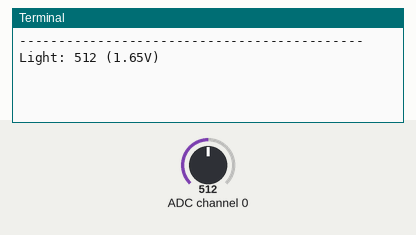
Simulated run of this program. Board: Raspberry Pi (BCM pin numbers). Shown: the last lines printed to the terminal. The test bench sets the inputs (shaded band); at power-on: ADC channel 0 = 512 (analog values on the 0–1023 scale).

Above: at 1.2 s.
1.3 s: ADC channel 0 set to 716
At 5.4 s:
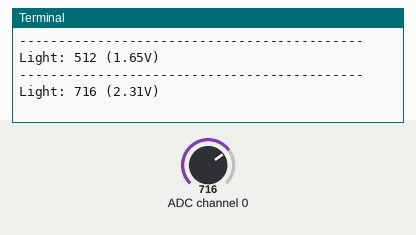
7.3 s: ADC channel 0 set to 900
At 10.4 s:
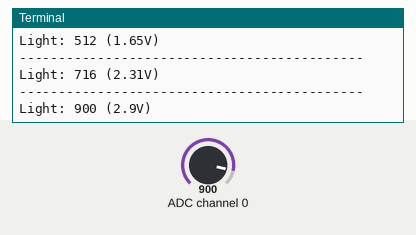
Timing chart, 0 to 11.9 s (numbered marks = the images above; inputs shaded):
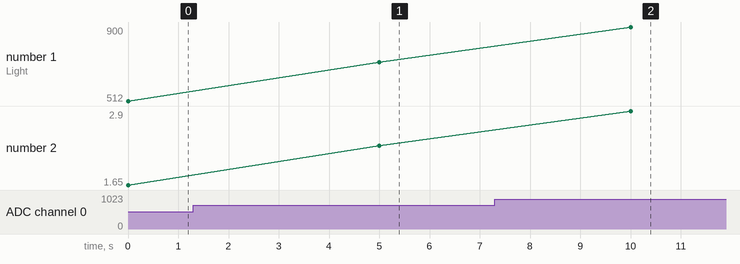

Measured:
- after the input at 1.3 s, the terminal: prints a new line after 3.7 s (image 1)
- after the input at 7.3 s, the terminal: prints a new line after 2.7 s (image 2)
- plotted number 1: 512 → 716 after the input at 1.3 s, 716 → 900 after the input at 7.3 s
- plotted number 2: 1.65 → 2.31 after the input at 1.3 s, 2.31 → 2.9 after the input at 7.3 s

The program:

rpi-lightsensor.py
```python
#!/usr/bin/python

import spidev
import time
import os

# Open SPI bus
spi = spidev.SpiDev()
spi.open(0,0)
spi.max_speed_hz=1000000

# Function to read SPI data from MCP3008 chip
# Channel must be an integer 0-7
def ReadChannel(channel):
  adc = spi.xfer2([1,(8+channel)<<4,0])
  data = ((adc[1]&3) << 8) + adc[2]
  return data

# Function to convert data to voltage level,
# rounded to specified number of decimal places.
def ConvertVolts(data,places):
  volts = (data * 3.3) / float(1023)
  volts = round(volts,places)
  return volts

# Function to calculate temperature from
# TMP36 data, rounded to specified
# number of decimal places.
def ConvertTemp(data,places):

  # ADC Value
  # (approx)  Temp  Volts
  #    0      -50    0.00
  #   78      -25    0.25
  #  155        0    0.50
  #  233       25    0.75
  #  310       50    1.00
  #  465      100    1.50
  #  775      200    2.50
  # 1023      280    3.30

  temp = ((data * 330)/float(1023))-50
  temp = round(temp,places)
  return temp

# Define sensor channels
light_channel = 0
# temp_channel  = 1

# Define delay between readings
delay = 5

while True:

  # Read the light sensor data
  light_level = ReadChannel(light_channel)
  light_volts = ConvertVolts(light_level,2)

  # Read the temperature sensor data
#   temp_level = ReadChannel(temp_channel)
#   temp_volts = ConvertVolts(temp_level,2)
#   temp       = ConvertTemp(temp_level,2)

  # Print out results
  print "--------------------------------------------"
  print("Light: {} ({}V)".format(light_level,light_volts))
#   print("Temp : {} ({}V) {} deg C".format(temp_level,temp_volts,temp))

  # Wait before repeating loop
  time.sleep(delay)
```
